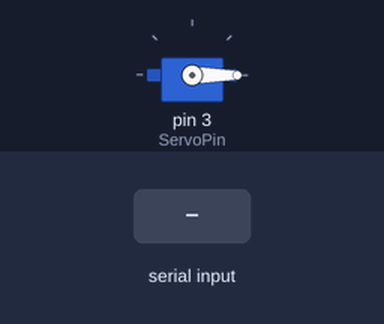
This sketch was run on a simulated Arduino Uno, built with avr-gcc and run on an emulated ATmega328P. Shown: servo. The test bench sets the inputs (shaded band).

Above: at 1.2 s.
1.3 s: "l" received over Serial
At 2.4 s:
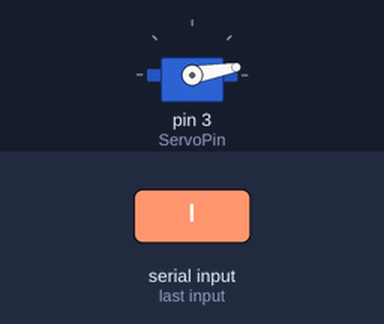
2.8 s: "l" received over Serial
At 3.5 s:
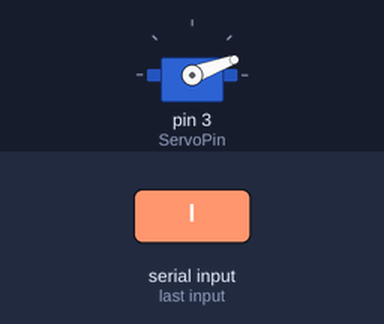
4.3 s: "1" received over Serial
At 4.7 s:
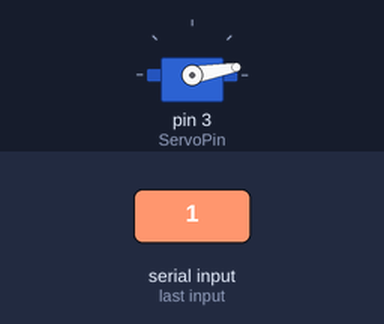
Timing chart, 0 to 7.3 s (numbered marks = the images above; inputs shaded):
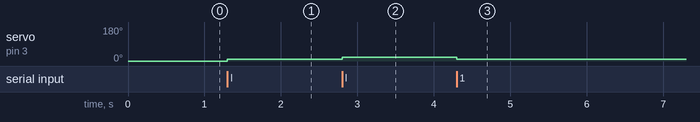

Measured:
- after the input at 1.3 s, servo on pin 3 (ServoPin): 0° → 10° at once
- after the input at 2.8 s, servo on pin 3 (ServoPin): 10° → 20° at once
- after the input at 4.3 s, servo on pin 3 (ServoPin): 20° → 10° at once

The sketch:

09-Serial_I_O.ino
```cpp
/**
 * In this example we will drive our servo using serial commands.
 *
 * So far we've only used Serial for output, but never for reading input.
 *
 * We will read Serial data. If the value read is above a particular value, we will rotate clockwise.
 * If the vaue is below a particular value, we will rotate in the other direction.
 * We won't exceed our angle bounds, though!
 */

#include <Servo.h>

Servo servo;
const int ServoPin = 3;
const int BaudRate = 9600;
const int ServoDelay = 10;
const int MinServoAngle = 0;
const int MaxServoAngle = 174;
int servoAngle = 0;
const char SerialCutoff = 128/2; // verify this makes sense with ASCII

char evaluate( const char SerialInput ){
  if (SerialInput > SerialCutoff)
    return 'r';
  else
    return 'l';
}

int computeBoundedAngle( const char leftOrRight ){
  if ( leftOrRight == 'l' )
    return max( MinServoAngle, servoAngle - 10 );
  else
    return min( MaxServoAngle, servoAngle + 10 );
}

void setup() {
  Serial.begin(BaudRate);
  servo.attach(ServoPin);
  servo.write(servoAngle);
}

void loop() {
  if (Serial.available()){
    char input = Serial.read();
    char leftOrRight = evaluate( input );
    servoAngle = computeBoundedAngle( leftOrRight );
    servo.write(servoAngle);
    delay(100); // so we don't get flooded with serial input
  }
}
```
